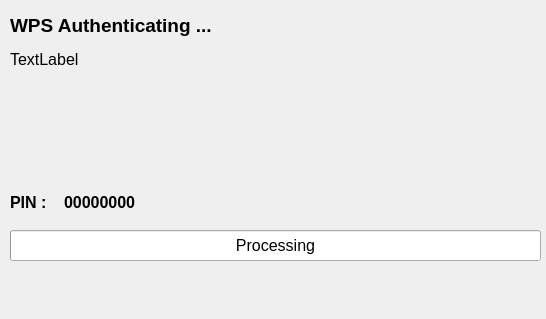
<ui version="4.0" >
 <class>WpsAuthentication</class>
 <widget class="QWidget" name="WpsAuthentication" >
  <property name="geometry" >
   <rect>
    <x>0</x>
    <y>0</y>
    <width>546</width>
    <height>319</height>
   </rect>
  </property>
  <property name="windowTitle" >
   <string/>
  </property>
  <widget class="QProgressBar" name="progressBar" >
   <property name="geometry" >
    <rect>
     <x>10</x>
     <y>230</y>
     <width>531</width>
     <height>31</height>
    </rect>
   </property>
   <property name="font" >
    <font>
     <pointsize>12</pointsize>
    </font>
   </property>
   <property name="maximum" >
    <number>1200</number>
   </property>
   <property name="value" >
    <number>0</number>
   </property>
   <property name="orientation" >
    <enum>Qt::Horizontal</enum>
   </property>
   <property name="format" >
    <string>Processing</string>
   </property>
  </widget>
  <widget class="QLabel" name="lblPIN" >
   <property name="geometry" >
    <rect>
     <x>64</x>
     <y>192</y>
     <width>471</width>
     <height>21</height>
    </rect>
   </property>
   <property name="font" >
    <font>
     <pointsize>12</pointsize>
     <weight>75</weight>
     <bold>true</bold>
    </font>
   </property>
   <property name="text" >
    <string>00000000</string>
   </property>
  </widget>
  <widget class="QLabel" name="label_2" >
   <property name="geometry" >
    <rect>
     <x>10</x>
     <y>192</y>
     <width>51</width>
     <height>21</height>
    </rect>
   </property>
   <property name="font" >
    <font>
     <pointsize>12</pointsize>
     <weight>75</weight>
     <italic>false</italic>
     <bold>true</bold>
    </font>
   </property>
   <property name="text" >
    <string>PIN : </string>
   </property>
  </widget>
  <widget class="QLabel" name="label" >
   <property name="geometry" >
    <rect>
     <x>10</x>
     <y>10</y>
     <width>501</width>
     <height>31</height>
    </rect>
   </property>
   <property name="font" >
    <font>
     <pointsize>14</pointsize>
     <weight>75</weight>
     <bold>true</bold>
    </font>
   </property>
   <property name="text" >
    <string>WPS Authenticating ...</string>
   </property>
  </widget>
  <widget class="QLabel" name="lblComment" >
   <property name="geometry" >
    <rect>
     <x>10</x>
     <y>50</y>
     <width>521</width>
     <height>121</height>
    </rect>
   </property>
   <property name="font" >
    <font>
     <pointsize>12</pointsize>
    </font>
   </property>
   <property name="text" >
    <string>TextLabel</string>
   </property>
   <property name="alignment" >
    <set>Qt::AlignLeading|Qt::AlignLeft|Qt::AlignTop</set>
   </property>
  </widget>
 </widget>
 <resources/>
 <connections/>
</ui>
